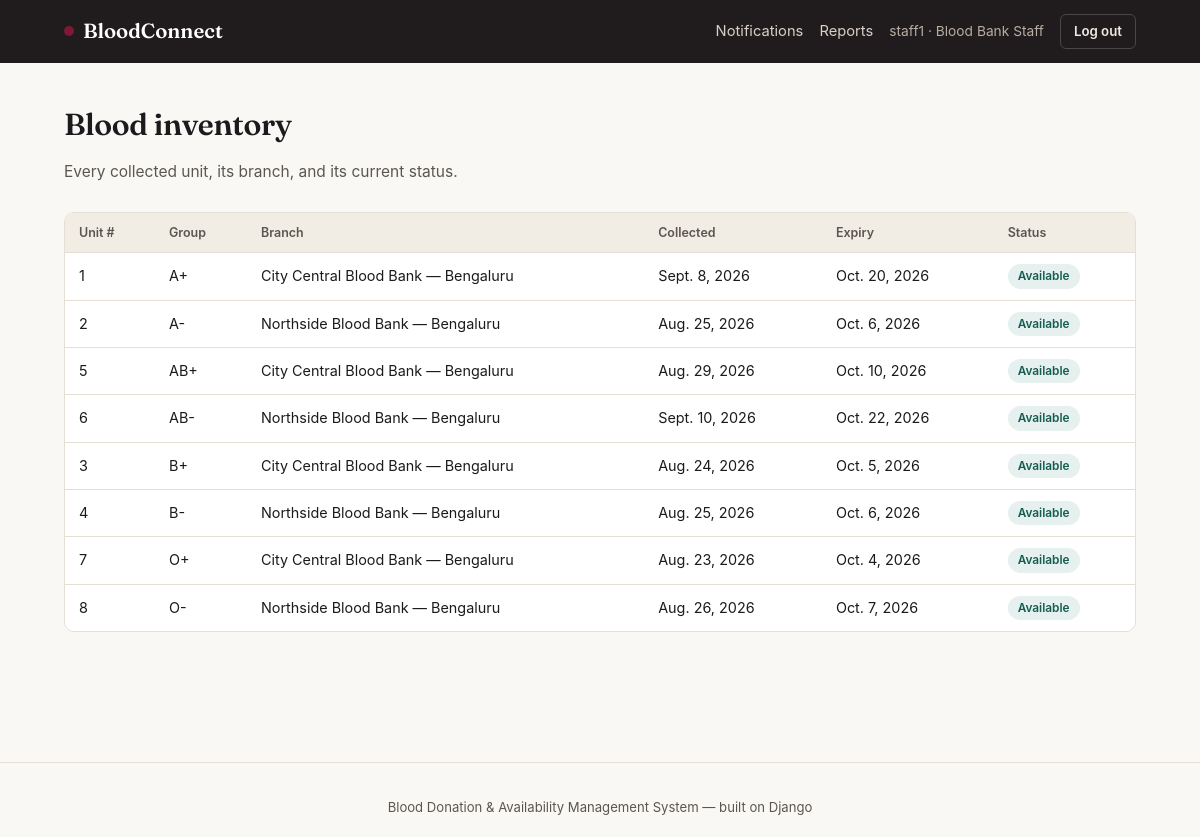
The app's page /staff/inventory/ (signed in) with its own data.
### core/models.py (models this page shows, shortened)
class User(AbstractUser):
    class Role(models.TextChoices):
        DONOR = "DONOR", "Donor"
        STAFF = "STAFF", "Blood Bank Staff"
        HOSPITAL = "HOSPITAL", "Hospital / Recipient"
        ADMIN = "ADMIN", "System Administrator"
    role = models.CharField(max_length=10, choices=Role.choices, default=Role.DONOR)
    phone = models.CharField(max_length=15, blank=True)

class BloodUnit(models.Model):
    class Status(models.TextChoices):
        AVAILABLE = "AVAILABLE", "Available"
        RESERVED = "RESERVED", "Reserved"
        ISSUED = "ISSUED", "Issued"
        EXPIRED = "EXPIRED", "Expired"
        QUARANTINED = "QUARANTINED", "Quarantined"
    donation = models.OneToOneField(Donation, on_delete=models.CASCADE, related_name="unit")
    blood_group = models.CharField(max_length=3, choices=BLOOD_GROUP_CHOICES)
    branch = models.ForeignKey(Branch, on_delete=models.SET_NULL, null=True)
    collection_date = models.DateField()
    expiry_date = models.DateField()
    status = models.CharField(max_length=15, choices=Status.choices, default=Status.QUARANTINED)

class Branch(models.Model):
    name = models.CharField(max_length=120)
    city = models.CharField(max_length=80)
    address = models.CharField(max_length=255, blank=True)
    contact_phone = models.CharField(max_length=15, blank=True)
    def __str__(self):
        return f"{self.name} — {self.city}"

### core/views.py (the view)
# urls.py: path("staff/inventory/", views.inventory_list, name="inventory_list"),
@login_required
@user_passes_test(is_staff_role)
def inventory_list(request):
    units = BloodUnit.objects.all().order_by("blood_group", "expiry_date")
    today = timezone.now().date()
    for u in units:
        if u.expiry_date < today and u.status not in (BloodUnit.Status.ISSUED, BloodUnit.Status.EXPIRED):
            u.status = BloodUnit.Status.EXPIRED
            u.save()
    return render(request, "core/inventory_list.html", {"units": units})

### core/context_processors.py (called while the page is built)
def notifications(request):
    if request.user.is_authenticated:
        count = request.user.notifications.filter(is_read=False).count()
        return {"unread_notification_count": count}
    return {"unread_notification_count": 0}

### core/views.py (called while the page is built)
def is_staff_role(u):
    return u.is_authenticated and u.role == User.Role.STAFF

### templates/core/inventory_list.html
{% extends "base.html" %}
{% block content %}
<div class="page-head"><div><h1>Blood inventory</h1><p>Every collected unit, its branch, and its current status.</p></div></div>
<div class="table-wrap">
  <table>
    <thead><tr><th>Unit #</th><th>Group</th><th>Branch</th><th>Collected</th><th>Expiry</th><th>Status</th></tr></thead>
    <tbody>
      {% for u in units %}
      <tr>
        <td>{{ u.id }}</td><td>{{ u.blood_group }}</td><td>{{ u.branch }}</td>
        <td>{{ u.collection_date }}</td><td>{{ u.expiry_date }}</td>
        <td>
          {% if u.status == "AVAILABLE" %}<span class="badge badge-teal">Available</span>
          {% elif u.status == "ISSUED" %}<span class="badge badge-garnet">Issued</span>
          {% elif u.status == "EXPIRED" %}<span class="badge badge-neutral">Expired</span>
          {% elif u.status == "QUARANTINED" %}<span class="badge badge-amber">Quarantined</span>
          {% else %}<span class="badge badge-neutral">{{ u.status }}</span>{% endif %}
        </td>
      </tr>
      {% empty %}
      <tr><td colspan="6" class="muted" style="text-align:center;">No units yet.</td></tr>
      {% endfor %}
    </tbody>
  </table>
</div>
{% endblock %}

### templates/base.html (shortened to what this page needs)
<!DOCTYPE html>
<html lang="en">
<head>
{% load static %}
</head>
<body>
<div class="topbar">
  <div class="container">
    <a href="{% url 'home' %}" class="brand"><span class="dot"></span>BloodConnect</a>
    <div class="topbar-right">
      {% if user.is_authenticated %}
        {% if user.role != "ADMIN" %}
          <a href="{% url 'notifications' %}" class="link">Notifications{% if unread_notification_count %}<span class="bell-badge">{{ unread_notification_count }}</span>{% endif %}</a>
        {% endif %}
        {% if user.role == "STAFF" or user.role == "ADMIN" %}
          <a href="{% url 'reports_view' %}" class="link">Reports</a>
        {% endif %}
        <span class="who">{{ user.username }} · {{ user.get_role_display }}</span>
        <a href="{% url 'logout' %}" class="btn btn-ghost-light btn-sm">Log out</a>
      {% else %}
        <a href="{% url 'login' %}" class="link">Log in</a>
        <a href="{% url 'signup_donor' %}" class="btn btn-primary btn-sm">Become a donor</a>
      {% endif %}
    </div>
  </div>
</div>
<div class="page">
  <div class="container">
    {% block content %}{% endblock %}
  </div>
</div>
<footer>Blood Donation &amp; Availability Management System — built on Django</footer>
</body>
</html>

### records on screen
User: username "staff1", role "Blood Bank Staff"
BloodUnit: id "1", blood_group "A+", branch "City Central Blood Bank — Bengaluru", collection_date "Sept. 8, 2026", expiry_date "Oct. 20, 2026", status "Available"
BloodUnit: id "2", blood_group "A-", branch "Northside Blood Bank — Bengaluru", collection_date "Aug. 25, 2026", expiry_date "Oct. 6, 2026", status "Available"
BloodUnit: id "5", blood_group "AB+", branch "City Central Blood Bank — Bengaluru", collection_date "Aug. 29, 2026", expiry_date "Oct. 10, 2026", status "Available"
BloodUnit: id "6", blood_group "AB-", branch "Northside Blood Bank — Bengaluru", collection_date "Sept. 10, 2026", expiry_date "Oct. 22, 2026", status "Available"
BloodUnit: id "3", blood_group "B+", branch "City Central Blood Bank — Bengaluru", collection_date "Aug. 24, 2026", expiry_date "Oct. 5, 2026", status "Available"
BloodUnit: id "4", blood_group "B-", branch "Northside Blood Bank — Bengaluru", collection_date "Aug. 25, 2026", expiry_date "Oct. 6, 2026", status "Available"
BloodUnit: id "7", blood_group "O+", branch "City Central Blood Bank — Bengaluru", collection_date "Aug. 23, 2026", expiry_date "Oct. 4, 2026", status "Available"
BloodUnit: id "8", blood_group "O-", branch "Northside Blood Bank — Bengaluru", collection_date "Aug. 26, 2026", expiry_date "Oct. 7, 2026", status "Available"
